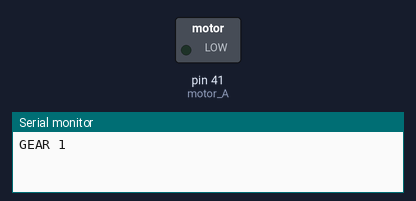
Bench run of a sketch on a simulated Arduino Mega 2560, built with avr-gcc and run on an emulated ATmega2560. Shown: switched loads named in the sketch (green lamp = pin HIGH), the last lines printed to the serial monitor.

Above: at 2.5 s.
At 10.0 s:
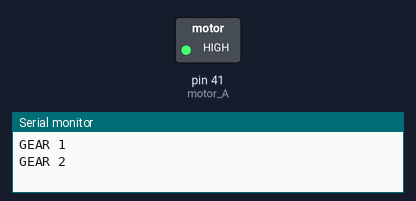
Timing chart, 0 to 19.5 s (numbered marks = the images above):
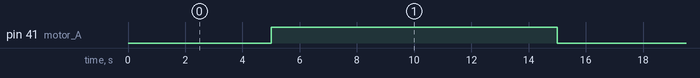

Measured:
- by itself, pin 41 (motor_A): alternates HIGH for 10.0 s and LOW for 5.0 s

The sketch:

Code.ino
```cpp
#define motor_A 41

void setup() {
  Serial.begin(115200);

  pinMode(motor_A, OUTPUT);
}

void loop() {
  gear_1();
  delay(5000);
  gear_2();
  delay(5000);
  gear_3();
  delay(5000);
}

void gear_1() {
  analogWrite(motor_A, 100);
  Serial.println("GEAR 1");
}

void gear_2() {
  analogWrite(motor_A, 200);
  Serial.println("GEAR 2");
}

void gear_3() {
  analogWrite(motor_A, 255);
  Serial.println("GEAR 3");
}
```
